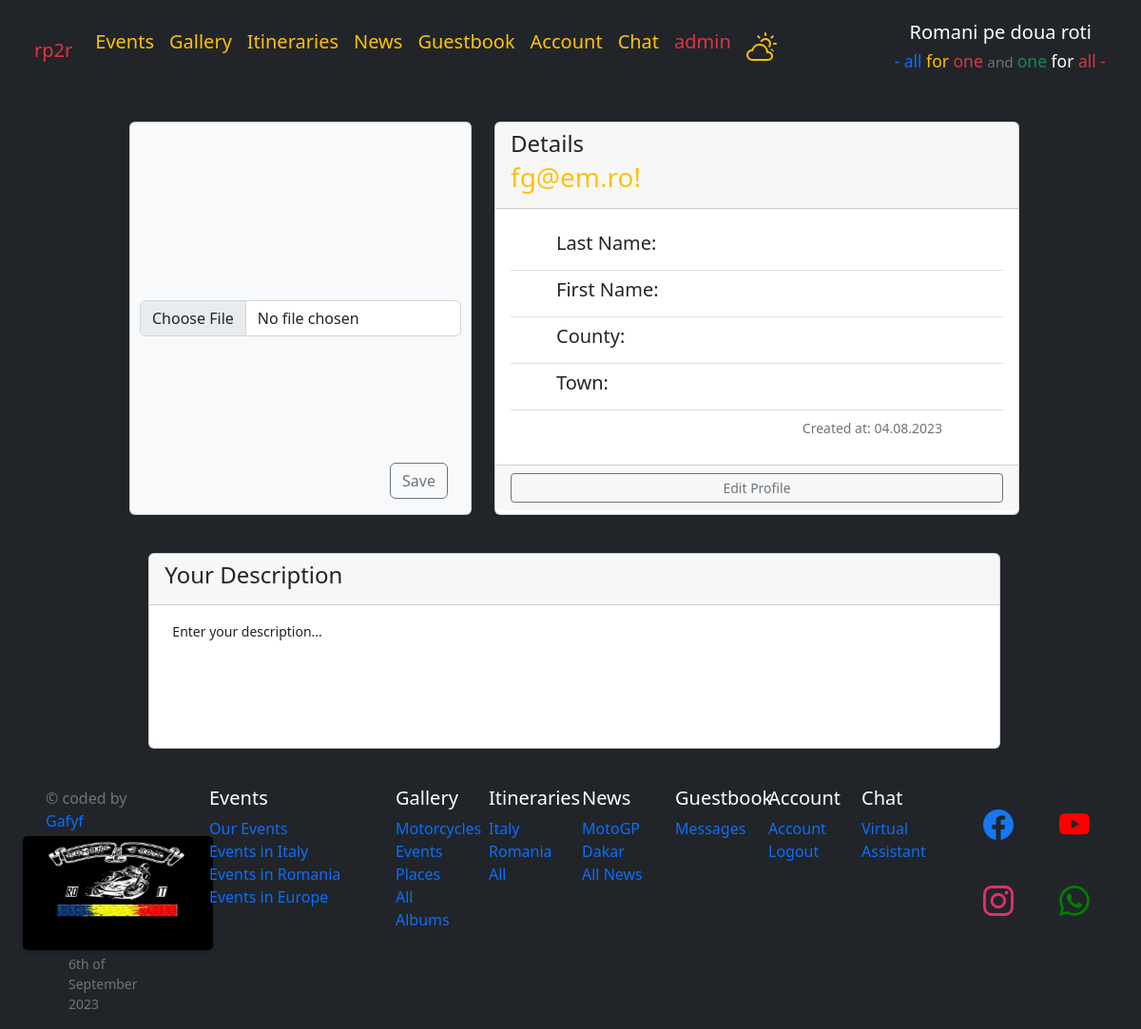
Page /en/account/detail_profile/87f3c7d4f2014518ac5edbfe3dd49e02/ (signed in) on the committed database.
### account/models.py (models this page shows, shortened)
class Profile(models.Model):
    user = models.OneToOneField(User, on_delete=models.CASCADE, null=True, blank=True, verbose_name=_('User'))
    id = models.UUIDField(primary_key=True, default=uuid.uuid4, editable=False)
    county = models.CharField(max_length=20, blank=True, null=True, verbose_name=_('County'))
    town = models.CharField(max_length=20, blank=True, null=True, verbose_name=_('Town'))
    image = models.ImageField(upload_to=user_directory_path, blank=True, null=True, verbose_name=_('Image'))
    description = models.TextField(max_length=500, blank=True, null=True, verbose_name=_('Description'))
    created_at = models.DateTimeField(auto_now_add=True, verbose_name=_('Created at'))
    updated_at = models.DateTimeField(auto_now=True, verbose_name=_('Updated at'))
    class Meta:
        verbose_name_plural = _("Profils")
        ordering = ["-created_at"]

class User(AbstractBaseUser, PermissionsMixin):
    email = models.EmailField(unique=True)
    last_name = models.CharField(max_length=100, blank=True, null=True, verbose_name=_('Last Name'))
    first_name = models.CharField(max_length=100, blank=True, null=True, verbose_name=_('First Name'))
    is_active = models.BooleanField(default=True)
    is_staff = models.BooleanField(default=False)
    is_superuser = models.BooleanField(default=False)
    USERNAME_FIELD = 'email'
    REQUIRED_FIELDS = []
    objects = CustomUserManager()

### account/views.py (the view)
# urls.py: path('detail_profile/<str:pk>/', views.detail_profile, name='detail_profile'),
def detail_profile(request, pk):
    template = 'account/account/detail_profile.html'
    profile = Profile.objects.get(pk=pk)
    created_at = profile.created_at.strftime("%d/%m/%Y")
    if request.method == 'POST':
        form = ProfileUpdateForm(request.POST, request.FILES)
        if form.is_valid():
            profile.image = form.cleaned_data['image']
            profile.save()
            return redirect('account:detail_profile', pk=pk)
    else:
        form = ProfileUpdateForm()
    context = {
        'profile': profile,
        'created_at': created_at,
        'form': form,
    }
    return render (request, template, context)

### account/forms.py (shortened to what this page needs)
class ProfileUpdateForm(forms.ModelForm):
    last_name = forms.CharField(label=_('Last Name'), widget=forms.TextInput(attrs={'class': 'form-control', 'placeholder': _('Last Name')}), required=False)
    first_name = forms.CharField(label=_('First Name'), widget=forms.TextInput(attrs={'class': 'form-control', 'placeholder': _('First Name')}), required=False)
    county = forms.CharField(label=_('County'), widget=forms.TextInput(attrs={'class': 'form-control', 'placeholder': _('County')}), required=False)
    town = forms.CharField(label=_('Town'), widget=forms.TextInput(attrs={'class': 'form-control', 'placeholder': _('Town')}), required=False)
    image = forms.ImageField(label=_('Image'), widget=forms.FileInput(attrs={'class': 'form-control', 'placeholder': _('Image')}), required=False)
    description = forms.CharField(label=_('Description'), widget=forms.Textarea(attrs={'class': 'form-control custom-scroll', 'placeholder': _('Description')}), required=False)
    class Meta:
        model = Profile
        fields = []
    def __init__(self, *args, **kwargs):
        super().__init__(*args, **kwargs)

### templates/account/account/detail_profile.html (shortened to what this page needs)
{% extends "layouts/base.html" %}
{% load i18n %}
{% load static %}
{% block content %}
{% if user.is_authenticated %}
    <div id='' class="row container-fluid justify-content-between pt-4 mx-1 mb-3">
      <div class="col-md-1">
      </div>
      <div class="col-md-4" style="min-height: 200px; max-height: 415px; min-width: 200px; max-width: 410px;">
        <div class="card bg-light d-flex justify-content-center" style="height: 100%; width: 100%; object-fit: contain;">
          {% if profile.image %}
          <a class="image-link" href="{{ profile.image.url }}" style="height: 100%; width: 100%; display: flex; align-items: center; justify-content: center;">
            <img id='image-url' class='img-fluid' style='max-height: 100%; max-width: 100%; object-fit: contain;' alt="Profile Image" src="{{ profile.image.url }}">
          </a>
          {% else %}
          <div style="height: 100%; width: 100%; display: flex; align-items: center; justify-content: center;">
            <form method="post" id="image-upload-form" enctype="multipart/form-data">
              {{form.image}}
              <div style="position: absolute; bottom: 0; right: 0;">
                <div class='mx-4 my-3'>
                  <button type="submit" class="btn btn-outline-secondary" data-toggle="tooltip" data-placement="top" title="Upload an image for your profile">
                    Save
                  </button>
                </div>
              </div>
            </form>
          </div>
          {% endif %}
        </div>
      </div>
      <div class='col-md-6 d-flex flex-column justify-content-end'>
        <div class="card">
          <div class="card-header card-header-primary">
            <h4 class="card-title">
              Details
            </h4>
            <div class="card-subtitle">
              <h5 class='text-warning h3'>{{ user.email }}!</h5>
            </div>
          </div>
          <div class="card-body">
            <ul class="list-group list-group-flush">
              <li class="list-group-item d-flex w-100 justify-content-between">
                <h5>
                {% translate "Last Name" %}:
                </h5>
              </li>
              <li class="list-group-item d-flex w-100 justify-content-between">
                <h5>
                  {% translate "First Name" %}:
                </h5>
              </li>
              <li class="list-group-item d-flex w-100 justify-content-between">
                <h5>
                  {% translate "County" %}:
                </h5>
              </li>
              <li class="list-group-item d-flex w-100 justify-content-between">
                <h5>
                  {% translate "Town" %}:
                </h5>
              </li>
              <li class="list-group-item d-flex w-100 justify-content-end">
                <div class="text-muted small mx-5">
                  {% translate "Created at" %}: {{ profile.created_at|date:"d.m.Y" }}
                </div>
              </li>
            </ul>
          </div>
          <div class="card-footer d-flex my-1">
            {% if user.is_superuser or user.profile.id == profile.id %}
            <a class="btn btn-outline-secondary btn-sm h-100 w-100" href="{% url 'account:edit_profile' profile.id %}">
              Edit Profile
            </a>
            {% endif %}
          </div>
        </div>
      </div>
      <div class="col-md-1">
      </div>
    </div>
    <div class='container-fluid'>
      <div id='description-id' class="row container-fluid justify-content-center pt-4 mx-1 mb-3">
        <div class="col-md-12" style="min-height: 200px; max-height: 600px; min-width: 81.5%; max-width: 81.5%;">
          <div class='card'>
            <div class="card-header card-header-primary">
              <h4 class="card-title">
                Your Description
              </h4>
            </div>
            <div class="card-body" style='min-height: 150px;'>
              <h6 class='mx-2 my-1 small'>
                {{ profile.description|default_if_none:"Enter your description..."|linebreaksbr }}
              </h6>
            </div>
          </div>
        </div>
      </div>
    </div>
{% endif %}
{% endblock %}

### templates/layouts/base.html (style rules this page uses)
body { display: flex; flex-direction: column; min-height: 100vh; }

### templates/account/account/detail_profile.html (style rules this page uses)
.list-group-item h5 { margin-left: 2rem; margin-right: 2rem; }

### rows in the picture
User: email "fg@em.ro"
Profile: created_at "04.08.2023", description "Enter your description..."
